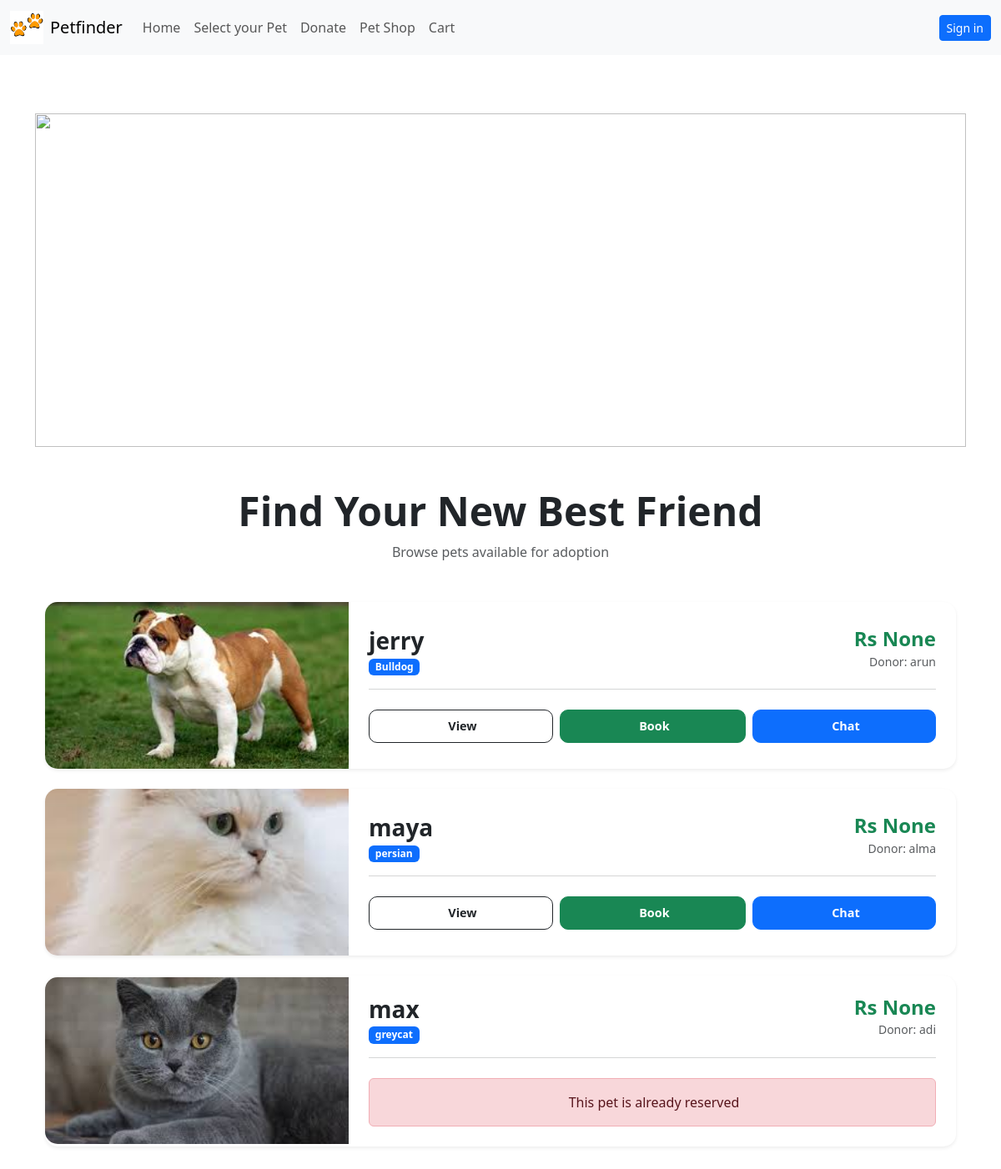
The app's page /pets/allpet/ with its own data.
### petoperation/models.py (models this page shows, shortened)
class Pet(models.Model):
    pet_name=models.CharField(max_length=30)
    pet_img=models.ImageField(upload_to='don_petimg')
    pet_cat=models.ForeignKey(Category,on_delete=models.CASCADE)
    pet_breed=models.ForeignKey(Breed,on_delete=models.CASCADE)
    pet_age=models.IntegerField()
    price=models.FloatField(blank=True,null=True)
    pet_location=models.CharField(max_length=50)
    pet_vaccinated=models.BooleanField(default=False)
    pet_desc=models.TextField()
    pet_reason=models.CharField(max_length=100)
    posted_date=models.DateTimeField(auto_now_add=True)
    status=models.CharField(max_length=50,choices=(('available','Available'),('adopted','Adopted')),
                            default='available')
    user=models.ForeignKey(CustomUser,on_delete=models.CASCADE)

class Breed(models.Model):
    cat=models.ForeignKey(Category,on_delete=models.CASCADE)
    breed_name=models.CharField(max_length=30)
    def __str__(self):
        return self.breed_name

### accounts/models.py (models this page shows)
class CustomUser(AbstractUser):
    username = models.CharField(max_length=20, unique=True)
    email = models.EmailField(unique=True)
    ROLE_CHOICES = (
        ('admin', 'Admin'),
        ('staff', 'Staff'),
        ('donor', 'Donor'),
        ('user','User')
    )
    role = models.CharField(
        max_length=10, choices=ROLE_CHOICES, default='user')
    is_blocked=models.BooleanField(default=False)

### petoperation/views.py (the view)
# urls.py: path('allpet/',allpets_view,name='allpets_view'),
def allpets_view(request):
   pets=Pet.objects.all()
   return render(request,'allpets.html',{'pets':pets})

### Templates/allpets.html (shortened to what this page needs)
{% extends 'base.html'%}
{% load static %}
{% block content %}
<link rel="stylesheet" href="{% static 'css/allpets.css'%}">
<div class="main">
    <div class="banner">
        <img src="{% static 'img/petfinderbanner.png' %}">
    </div>
</div>
<div class="container py-5">
    <div class="text-center mb-5">
        <h1 class="display-5 fw-bold text-dark">Find Your New Best Friend</h1>
        <p class="text-muted">Browse pets available for adoption</p>
    </div>
    <div class="row g-4">
        {% for pet in pets %}
        <div class="col-12">
            <div class="card pet-card shadow-sm">
                <div class="row g-0 align-items-center">
                    <div class="col-md-4 pet-img-container">
                        {% if pet.pet_img %}
                            <img src="{{ pet.pet_img.url }}" class="pet-img" alt="{{ pet.pet_name }}">
                        {% else %}
                            <div class="bg-light d-flex align-items-center justify-content-center h-100">
                                <i class="fas fa-paw fa-3x text-secondary opacity-25"></i>
                            </div>
                        {% endif %}
                    </div>
                    <div class="col-md-8">
                        <div class="card-body p-4">
                            <div class="d-flex justify-content-between align-items-start mb-2">
                                <div>
                                    <h2 class="card-title h3 mb-0 fw-bold">
                                        {{ pet.pet_name }}
                                    </h2>
                                    <span class="badge bg-primary mt-1">
                                        {{ pet.pet_breed }}
                                    </span>
                                </div>
                                <div class="text-end">
                                    <h4 class="text-success fw-bold mb-0">
                                        Rs {{ pet.price }}
                                    </h4>
                                    <small class="text-muted">
                                        Donor: {{ pet.user.username }}
                                    </small>
                                </div>
                            </div>
                            <hr class="text-muted opacity-25">
                            <div class="d-flex flex-wrap gap-2 mt-4">
                                {% if pet.status == "adopted" %}
                                    <div class="alert alert-danger w-100 text-center mb-0">
                                        This pet is already reserved
                                    </div>
                                {% else %}
                                    <a href="{% url 'petoperation:view_allpet' pet.id %}"
                                       class="btn btn-outline-dark btn-custom flex-fill">
                                         View
                                    </a>
                                    <a href="{% url 'petoperation:pet_booking' pet.id %}"
                                       class="btn btn-success btn-custom flex-fill">
                                         Book
                                    </a>
                                    <a href="{% url 'petoperation:start_chat' pet.id %}"
                                       class="btn btn-primary btn-custom flex-fill">
                                         Chat
                                    </a>
                                {% endif %}
                            </div>
                        </div>
                    </div>
                </div>
            </div>
        </div>
        {% empty %}
        <div class="col-12 text-center py-5">
            <i class="fas fa-paw fa-3x text-muted mb-3"></i>
            <h3 class="text-muted">No pets available at the moment</h3>
            <p class="text-muted">Please check back later</p>
        </div>
        {% endfor %}
    </div>
</div>
{% endblock %}

### static/css/allpets.css (style rules this page uses)
.banner { margin-top: 70px; }
.banner img { height: 400px; width: 100%; display: block; }
.pet-card { border: none; border-radius: 15px; transition: transform 0.3s ease, box-shadow 0.3s ease; background: #fff; }
.pet-img-container { height: 200px; overflow: hidden; border-radius: 15px 0 0 15px; }
.pet-img { width: 100%; height: 100%; object-fit: cover; }
.btn-custom { border-radius: 10px; font-weight: 600; padding: 8px 15px; font-size: 0.9rem; }

### records on screen
Pet: pet_img (picture), pet_name "jerry", pet_breed "Bulldog", price "None", user.username "arun", status "View"
Pet: pet_img (picture), pet_name "maya", pet_breed "persian", price "None", user.username "alma", status "View"
Pet: pet_img (picture), pet_name "max", pet_breed "greycat", price "None", user.username "adi", status "This pet is already reserved"
